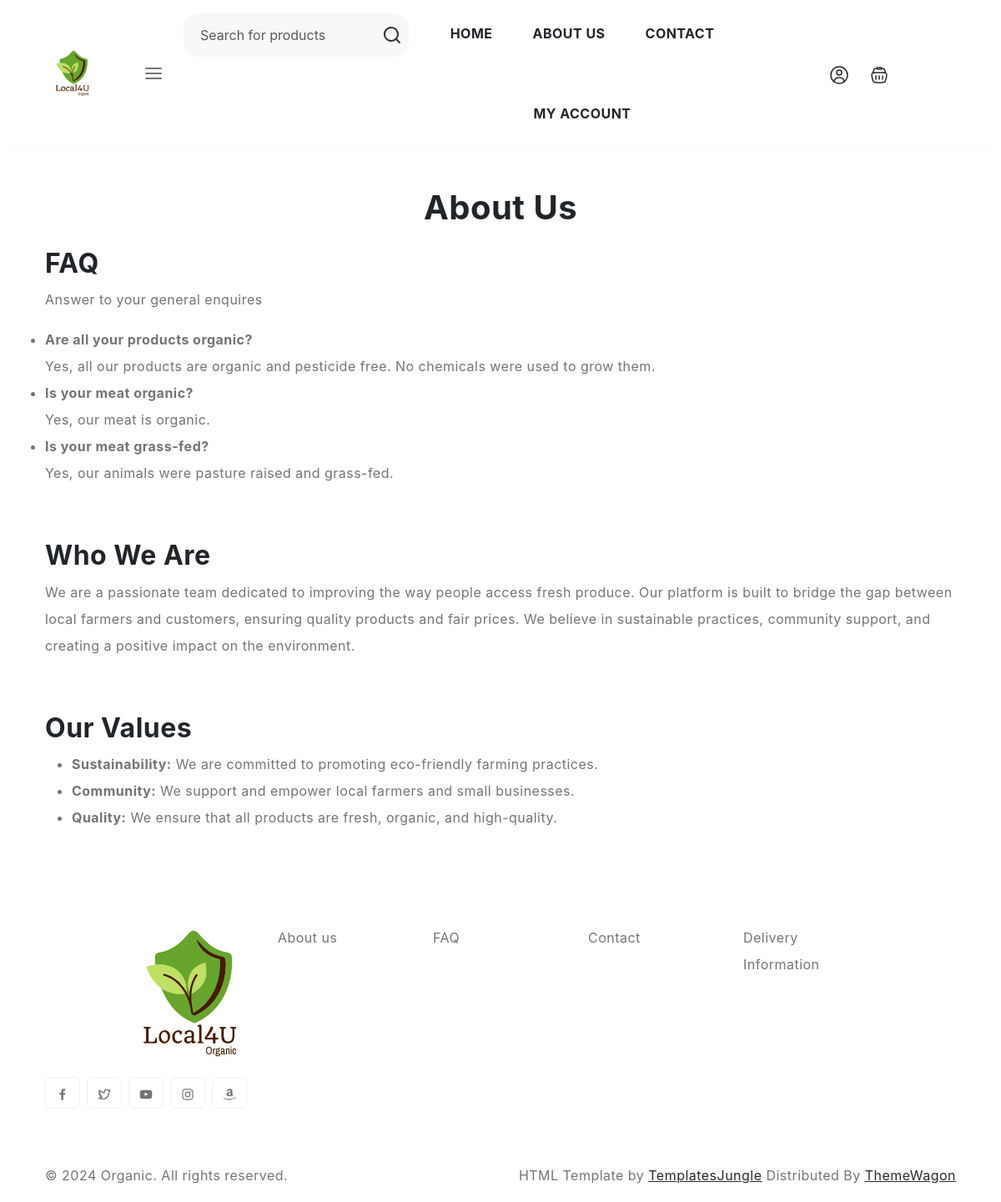
Screenshot of /FAQ/1/ with the database file from the repository.
### home/models.py (models this page shows, shortened)
class FAQs(models.Model):
    farmer = models.ForeignKey(Farmer, on_delete=models.CASCADE)
    question = models.TextField()
    answer = models.TextField()

### home/views.py (the view)
# urls.py: path('FAQ/<int:farmer_id>/', views.FAQ, name='FAQ'),
def FAQ(request, farmer_id):
    farmers = Farmer.objects.all()
    faqs = FAQs.objects.filter(farmer_id=farmer_id)
    farmer = farmers.first() if farmers.exists() else None
    return render(request, 'FAQ.html', {'farmer': farmer, 'faqs': faqs, 'farmers': farmers})

### order/context_processors.py (called while the page is built)
def cart_data(request):
    return {"cart": request.session.get("cart", {})}

### order/templatetags/cart_filters.py (called while the page is built)
@register.filter
def sum_cart_total(cart_items):
    total = 0
    for item in cart_items:
        total += float(item['price']) * item['quantity']
    return total

### product/context_processors.py (called while the page is built)
def category_menu(request):
    categories = Category.objects.all()
    return {'categories': categories}

### templates/FAQ.html
{% extends 'base.html' %}
{% load static %}
{% block body_block %}
<div class="container my-5">
    <h1 class="text-center mb-4">About Us</h1>
    <div class="row">
        <div class="col-md-6">
            <h2>FAQ</h2>
            <p>Answer to your general enquires</p>
        </div>
        <ul>
            {% for faq in faqs %}
                <li>
                    <strong>{{ faq.question }}</strong><br>
                    {{ faq.answer }}<br>
                </li>
            {% endfor %}
        </ul>
    </div>
    <div class="row mt-5">
        <div class="col-md-12">
            <h2>Who We Are</h2>
            <p>We are a passionate team dedicated to improving the way people access fresh produce. Our platform is built to bridge the gap between local farmers and customers, ensuring quality products and fair prices. We believe in sustainable practices, community support, and creating a positive impact on the environment.</p>
        </div>
    </div>
    <div class="row mt-5">
        <div class="col-md-12">
            <h2>Our Values</h2>
            <ul>
                <li><strong>Sustainability:</strong> We are committed to promoting eco-friendly farming practices.</li>
                <li><strong>Community:</strong> We support and empower local farmers and small businesses.</li>
                <li><strong>Quality:</strong> We ensure that all products are fresh, organic, and high-quality.</li>
            </ul>
        </div>
    </div>
</div>
{% endblock %}

### static/style.css (style rules this page uses)
body { --heading-font : "Inter", sans-serif; --bs-link-color: #333; --bs-link-hover-color:#333; --bs-link-color-rgb: 40,40,40; --bs-link-hover-color-rgb: 0,0,0; --bs-light-rgb: 248, 248, 248; --bs-font-sans-serif: "Inter", sans-serif; --bs-body-font-family: var(--bs-font-sans-serif); --bs-body-font-size: 1rem; --bs-body-font-weight: 400; --bs-body-line-height: 2; --bs-body-color: #747474; --bs-primary: #6BB252; --bs-primary-rgb: 107, 178, 82; --bs-secondary: #364127; --bs-secondary-rgb: 54, 65, 39; --bs-danger: #F95F09; --bs-danger-rgb: 249, 95, 9; --bs-success: #a3be4c; --bs-success-rgb: 163, 190, 76; --bs-primary-bg-subtle: #FFF9EB; --bs-success-bg-subtle: #eef5e5; --bs-border-color: #F7F7F7; }
body { letter-spacing: 0.03em; }
h1,h2,h3,h4,h5,h6 { font-family: var(--heading-font); color: var(--bs-dark); font-weight: 700; }
.container, .container-fluid, .container-lg, .container-md, .container-sm, .container-xl, .container-xxl { --bs-gutter-x: 3rem; }

### rows the page displays
FAQs: question "Are all your products organic?", answer "Yes, all our products are organic and pesticide free. No chemicals were used to grow them."
FAQs: question "Is your meat organic?", answer "Yes, our meat is organic."
FAQs: question "Is your meat grass-fed?", answer "Yes, our animals were pasture raised and grass-fed."
